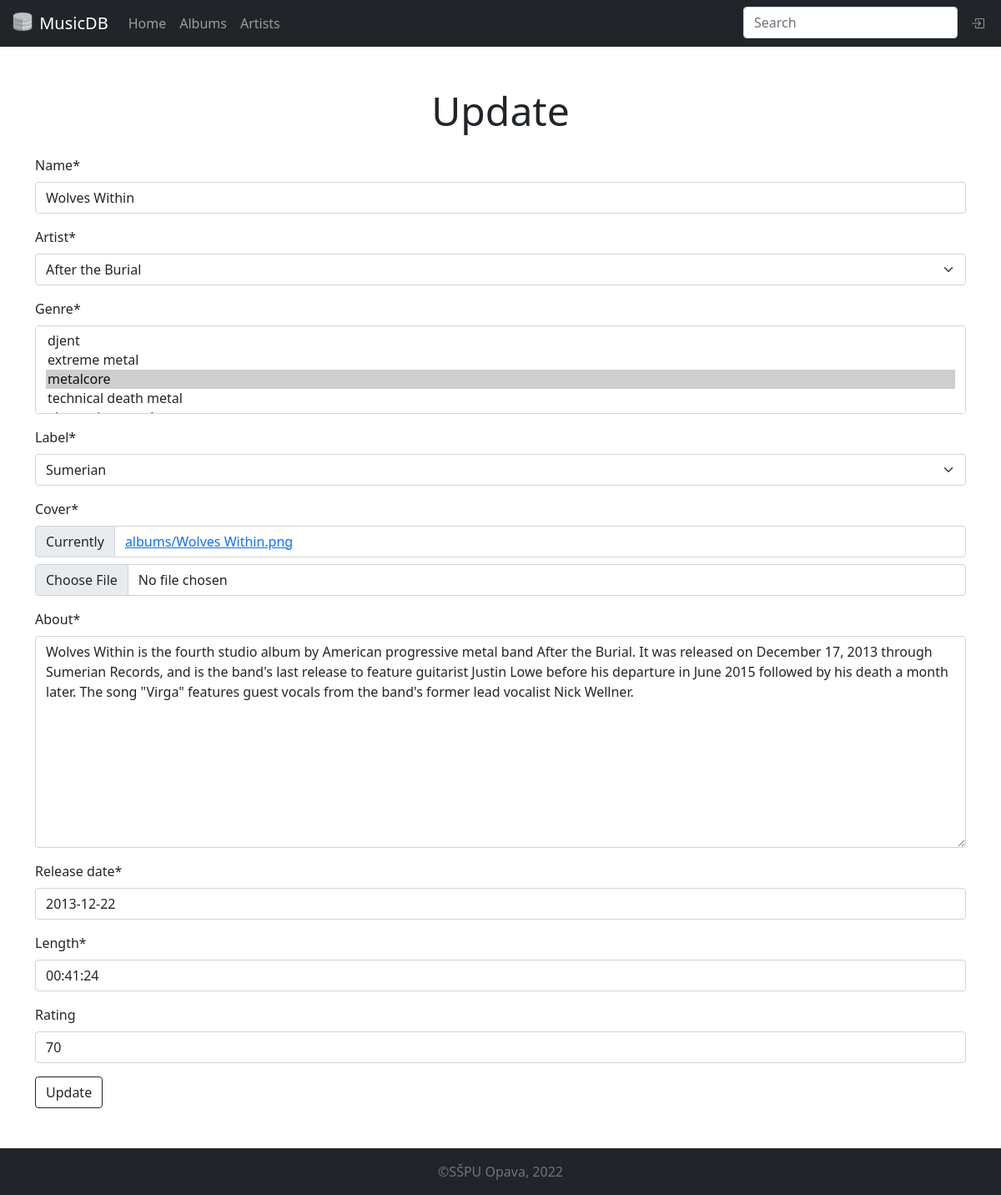
The app's page /albums/10/update/ with its own data.
### hudba/models.py (models this page shows, shortened)
class Album(models.Model):
    name = models.CharField(max_length=50)
    artist = models.ForeignKey(Artist, on_delete=models.CASCADE)
    genre = models.ManyToManyField(Genre)
    label = models.ForeignKey(Label, on_delete=models.CASCADE)
    cover = models.ImageField(upload_to="albums/")
    about = models.TextField(max_length=1000)
    release_date = models.DateField()
    length = models.DurationField()
    rating = models.IntegerField(validators=[
        MaxValueValidator(100),
        MinValueValidator(0)
    ], blank=True, null=True)
    class Meta:
        ordering = ["-release_date"]

class Artist(models.Model):
    name = models.CharField(max_length=50)
    origin = models.ForeignKey(Origin, on_delete=models.CASCADE, blank=True, null=True)
    genre = models.ManyToManyField(Genre)
    members = models.ManyToManyField(Members)
    about = models.CharField(max_length=1000, blank=True, null=True)
    labels = models.ManyToManyField(Label)
    year_begin = models.DateField(blank=True, null=True)
    year_end = models.DateField(blank=True, null=True)
    def __str__(self):
        return self.name

class Genre(models.Model):
    name = models.CharField(max_length=50)
    def __str__(self):
        return self.name

### hudba/views.py (the view)
# urls.py: path("albums/<int:pk>/update/", views.album_update, name="album_update"),
def album_update(request, pk):
    album = Album.objects.get(id=pk)
    form = AlbumForm(instance=album)
    if request.method == 'POST':
        form = AlbumForm(request.POST, request.FILES, instance=album)
        if form.is_valid():
            form.save()
            return redirect('album_detail', album.id)
    return render(request,
                  'albums/update.html',
                  {'form': form})

### hudba/views.py
class AlbumForm(forms.ModelForm):
    class Meta:
        model = Album
        fields = '__all__'

### hudba/models.py (called while the page is built)
    def __str__(self):
        return self.name

### templates/albums/update.html (shortened to what this page needs)
{% extends "base.html" %}
{% load crispy_forms_filters %}
{% load crispy_forms_tags %}
{% block content %}
    <div class="container pt-5 pb-5">
        <h2 class="display-5 text-center pb-3">Update</h2>
        <form method="post" enctype='multipart/form-data'>
            {{ form|crispy }}
            <button class="btn btn-outline-dark" type="submit">Update</button>
        </form>
    </div>
{% endblock %}

### records on screen
Album: name "Wolves Within", artist "After the Burial", label "Sumerian", about "Wolves Within is the fourth studio album by American progressive metal band After the Burial. It was released on December 17, 2013 through Sumerian Records, and is the band's last release to feature guitarist Justin Lowe before his departure in June 2015 followed by his death a month later. The song \"Virga\" features guest vocals from the band's former lead vocalist Nick Wellner.", release_date "2013-12-22", length "00:41:24", rating "70"
